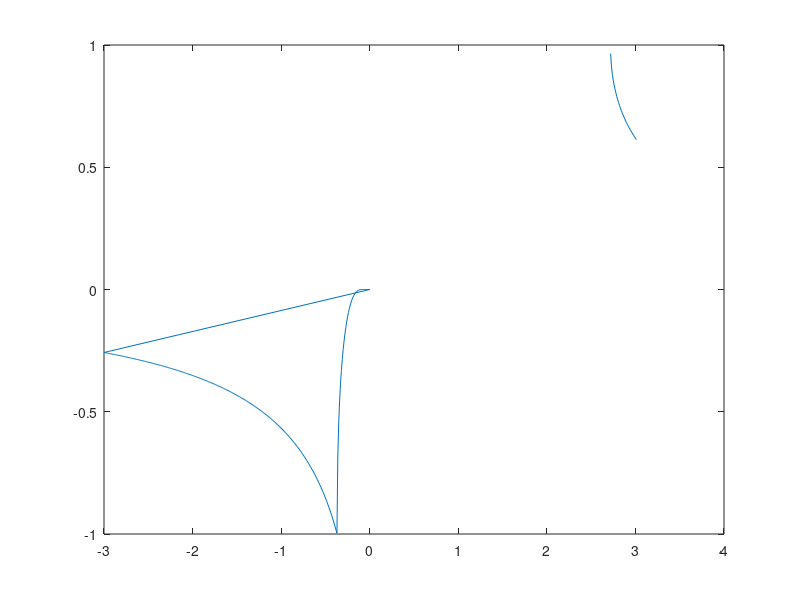

Reproduce this figure in MATLAB.

x=-3;
t=zeros(602,2);
index=0;
while(x<3.01)
    index=index+1;
    i=0;
    l=x/3;
while(i<10000)
  l=exp(l)/x;
    i=i+1;
end
t(round(x*100+1001),2)=x;
t(round(x*100+1001),1)=l;
    x=x+.01;
end
plot(t(:,2),t(:,1))